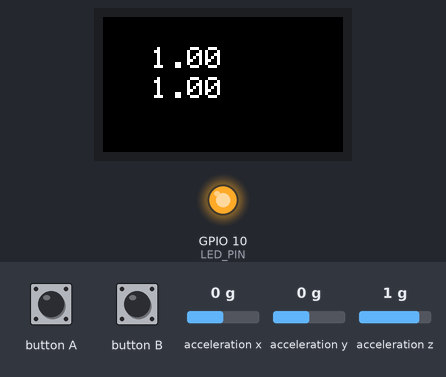
Bench run of a sketch on a simulated ESP32-S3. On the bench: 240×135 colour display, output pins drawn as LEDs (lit = HIGH). The test bench sets the inputs (shaded band); at power-on: acceleration x 0 g, acceleration y 0 g, acceleration z 1 g. WiFi joins after 1.5 s; servers stay silent unless stated; what the sketch prints to the serial monitor is not drawn.

Above: at 1.3 s.
1.4 s: acceleration x set to -1.4 g
4.4 s: acceleration y set to -1.4 g
At 5.7 s:
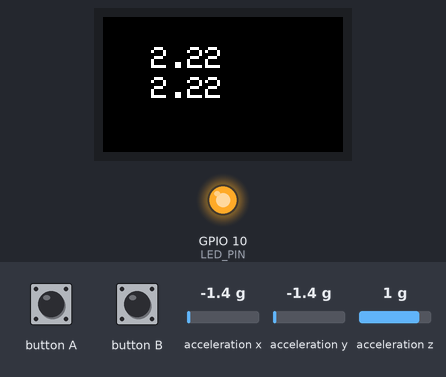
6.6 s: acceleration z set to -1.4 g
At 7.3 s:
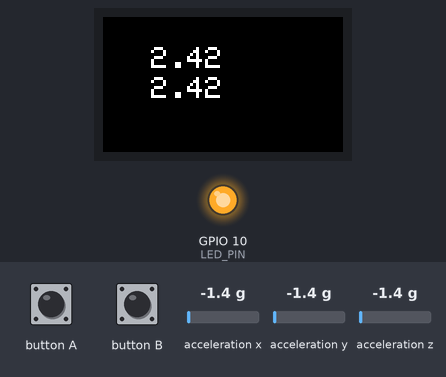
8.1 s: acceleration x set to -0.8 g
At 9.3 s:
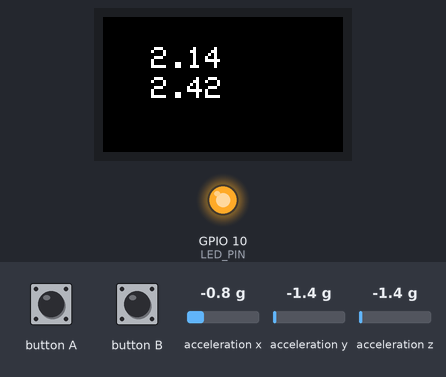
9.6 s: button A pressed for 0.15 s
At 10.2 s:
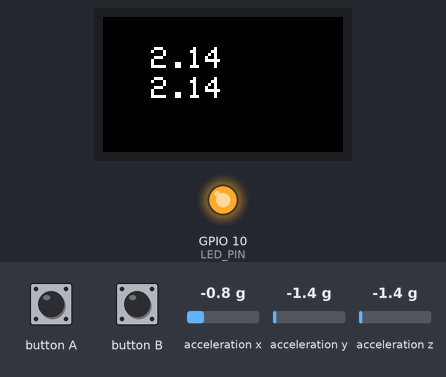
Timing chart, 0 to 12.2 s (numbered marks = the images above; inputs shaded):
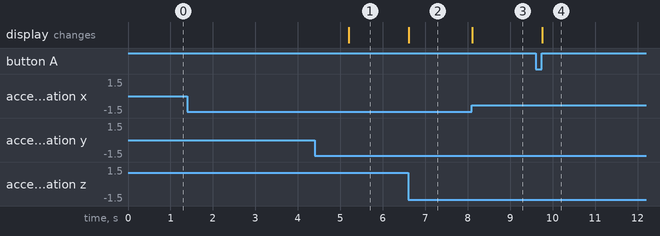

Measured:
- after the input at 1.4 s, every drawn part: stays the same
- after the input at 4.4 s, the display: changes after 0.80 s (image 1)
- after the input at 6.6 s, the display: changes at once (image 2)
- after the input at 8.1 s, the display: changes at once (image 3)
- after the input at 9.6 s, the display: changes after 0.16 s (image 4)

The sketch:

WriteSingleFieldSAMV1.ino
```cpp
#include <M5StickCPlus.h>
#include <WiFi.h>
#include "secrets.h"
#include "ThingSpeak.h" // always include thingspeak header file after other header files and custom macros

#define LED_PIN 10

int lastUpdate = 0; // Added semicolon at the end of the line
int currMillis = 0; // Added semicolon at the end of the line
char ssid[] = SECRET_SSID;   // your network SSID (name)
char pass[] = SECRET_PASS;   // your network password

WiFiClient client;

unsigned long myChannelNumber = SECRET_CH_ID;
const char *myWriteAPIKey = SECRET_WRITE_APIKEY;

// setup for maxMag IMU
float accX = 0.0F;
float accY = 0.0F;
float accZ = 0.0F;

float maxX = 0.0F;
float maxY = 0.0F;
float maxZ = 0.0F;

float magSq = 0.0F;

float mag = 0.0F;

float maxMag = 0.0F;

void setup() {
  Serial.begin(115200);  // Initialize serial
  while (!Serial) {
    ; // wait for serial port to connect. Needed for Leonardo native USB port only
  }

  WiFi.mode(WIFI_STA);

  //start the thingspeak
  ThingSpeak.begin(client);  // Initialize ThingSpeak

  M5.begin();             // Init M5StickC Plus.  初始化 M5StickC Plus
  M5.IMU.Init();          // Init IMU.  初始化IMU
  M5.Lcd.setRotation(3);  // Rotate the screen. 将屏幕旋转
  M5.Lcd.fillScreen(BLACK);
  M5.Lcd.setTextSize(3);
  pinMode(LED_PIN, OUTPUT);
  digitalWrite(LED_PIN, HIGH);
}

void loop() {
  currMillis = millis();

  //used to reset m5stickc
  M5.update();  // Read the press state of the key.  读取按键 A, B, C 的状态
  if (M5.BtnA.wasReleased()) {  // If the button A is pressed.  如果按键 A 被按下
    maxMag = 0.0F;
  }

M5.IMU.getAccelData (&accX, &accY, &accZ);

  float xSq = sq(accX);
  float ySq = sq(accY);
  float zSq = sq(accZ);

   magSq = xSq + ySq + zSq;

   mag = sqrt(magSq);

  if (mag > maxMag) {
    maxMag = mag;
  }

  M5.Lcd.setCursor(30, 30);
  M5.Lcd.printf("%5.2f", mag);

  M5.Lcd.setCursor(30, 60);
  M5.Lcd.printf("%5.2f", maxMag);

  // Connect or reconnect to WiFi
  if (WiFi.status() != WL_CONNECTED) {
    Serial.print("Attempting to connect to SSID: ");
    Serial.println(SECRET_SSID);
    while (WiFi.status() != WL_CONNECTED) {
      WiFi.begin(ssid, pass); // Connect to WPA/WPA2 network. Change this line if using open or WEP network
      Serial.print(".");
      delay(5000);
    }
    Serial.println("\nConnected.");
  }

  // Write to ThingSpeak. There are up to 8 fields in a channel, allowing you to store up to 8 different
  // pieces of information in a channel.  Here, we write to field 1.
  if (currMillis - lastUpdate >= 20000) {
    int x = ThingSpeak.writeField(myChannelNumber, 1, maxMag, myWriteAPIKey);
    if (x == 200) {
      Serial.println("Channel update successful.");
    } else {
      Serial.println("Problem updating channel. HTTP error code " + String(x));
    }

    // reset lastUpdate = currMillis
    lastUpdate = currMillis;
  }
}
```

secrets.h
```cpp
// Use this file to store all of the private credentials
// and connection details

#define SECRET_SSID "Scytale"		// replace MySSID with your WiFi network name
#define SECRET_PASS ""	// replace MyPassword with your WiFi password

#define SECRET_CH_ID 2483906			// replace 0000000 with your channel number
#define SECRET_WRITE_APIKEY "T2OLBLAOMREBD22D"   // replace XYZ with your channel write API Key
```
